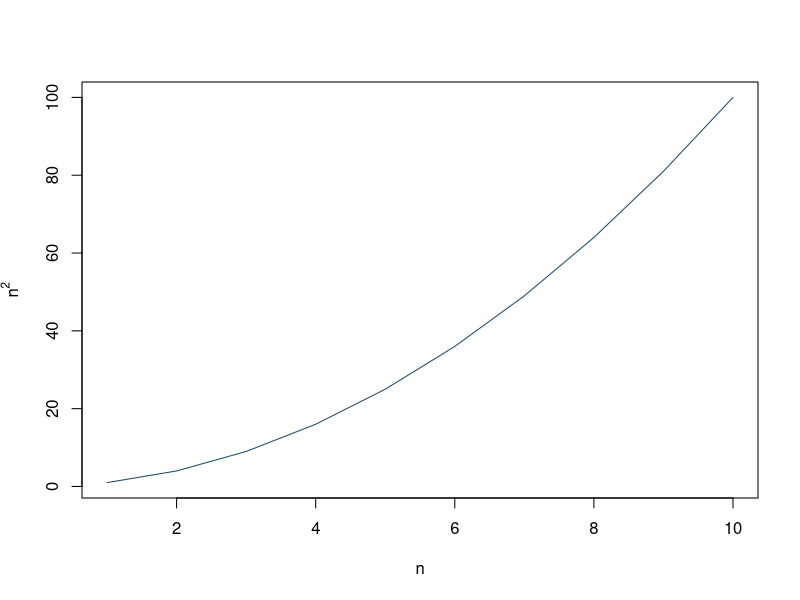

R code for this plot:
## ---- chunk 1
#| label: fig-exemplo
#| fig-cap: "Legenda da figura."
plot(1:10, (1:10)^2, type = "l", col = "#1b4965", xlab = "n", ylab = expression(n^2))
